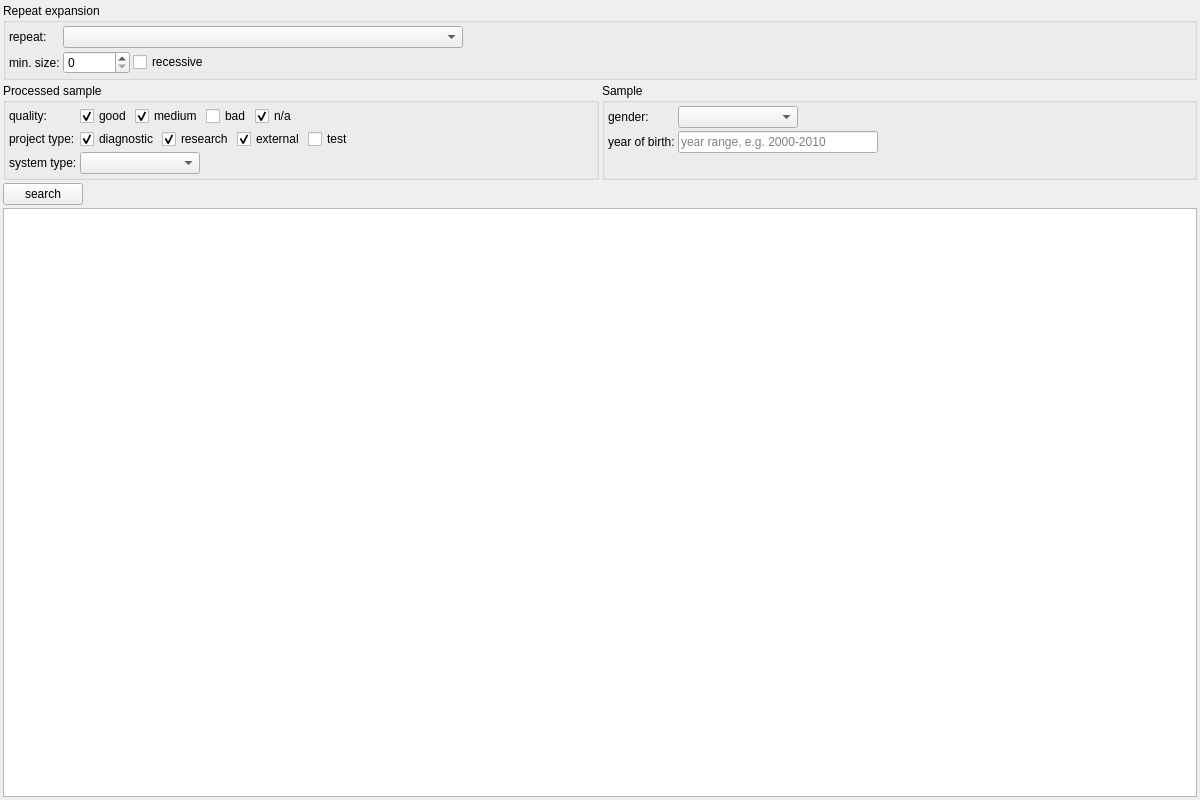
<?xml version="1.0" encoding="UTF-8"?>
<ui version="4.0">
 <class>ReSearchWidget</class>
 <widget class="QWidget" name="ReSearchWidget">
  <property name="geometry">
   <rect>
    <x>0</x>
    <y>0</y>
    <width>1200</width>
    <height>800</height>
   </rect>
  </property>
  <property name="minimumSize">
   <size>
    <width>1200</width>
    <height>800</height>
   </size>
  </property>
  <property name="windowTitle">
   <string>Form</string>
  </property>
  <layout class="QGridLayout" name="gridLayout_4">
   <property name="leftMargin">
    <number>3</number>
   </property>
   <property name="topMargin">
    <number>3</number>
   </property>
   <property name="rightMargin">
    <number>3</number>
   </property>
   <property name="bottomMargin">
    <number>3</number>
   </property>
   <property name="spacing">
    <number>3</number>
   </property>
   <item row="0" column="0" colspan="2">
    <widget class="QGroupBox" name="groupBox">
     <property name="title">
      <string>Repeat expansion</string>
     </property>
     <property name="flat">
      <bool>true</bool>
     </property>
     <layout class="QGridLayout" name="gridLayout_2" columnstretch="0,0,0">
      <property name="leftMargin">
       <number>3</number>
      </property>
      <property name="topMargin">
       <number>3</number>
      </property>
      <property name="rightMargin">
       <number>3</number>
      </property>
      <property name="bottomMargin">
       <number>3</number>
      </property>
      <property name="spacing">
       <number>3</number>
      </property>
      <item row="1" column="0">
       <widget class="QLabel" name="label_2">
        <property name="text">
         <string>min. size:</string>
        </property>
       </widget>
      </item>
      <item row="1" column="1">
       <layout class="QHBoxLayout" name="horizontalLayout_4">
        <item>
         <widget class="QSpinBox" name="re_min_count">
          <property name="maximum">
           <number>99999999</number>
          </property>
         </widget>
        </item>
        <item>
         <widget class="QCheckBox" name="re_recessive">
          <property name="toolTip">
           <string>Show only samples where both alleles are above cutoff.</string>
          </property>
          <property name="text">
           <string>recessive</string>
          </property>
         </widget>
        </item>
        <item>
         <spacer name="horizontalSpacer_3">
          <property name="orientation">
           <enum>Qt::Horizontal</enum>
          </property>
          <property name="sizeHint" stdset="0">
           <size>
            <width>40</width>
            <height>20</height>
           </size>
          </property>
         </spacer>
        </item>
       </layout>
      </item>
      <item row="0" column="0">
       <widget class="QLabel" name="label">
        <property name="text">
         <string>repeat:</string>
        </property>
       </widget>
      </item>
      <item row="0" column="1">
       <layout class="QHBoxLayout" name="horizontalLayout_2">
        <item>
         <widget class="DBComboBox" name="re">
          <property name="minimumSize">
           <size>
            <width>400</width>
            <height>0</height>
           </size>
          </property>
         </widget>
        </item>
        <item>
         <spacer name="horizontalSpacer">
          <property name="orientation">
           <enum>Qt::Horizontal</enum>
          </property>
          <property name="sizeHint" stdset="0">
           <size>
            <width>40</width>
            <height>20</height>
           </size>
          </property>
         </spacer>
        </item>
       </layout>
      </item>
     </layout>
    </widget>
   </item>
   <item row="1" column="0">
    <widget class="QGroupBox" name="groupBox_3">
     <property name="minimumSize">
      <size>
       <width>0</width>
       <height>0</height>
      </size>
     </property>
     <property name="title">
      <string>Processed sample</string>
     </property>
     <property name="flat">
      <bool>true</bool>
     </property>
     <layout class="QGridLayout" name="gridLayout">
      <property name="leftMargin">
       <number>3</number>
      </property>
      <property name="topMargin">
       <number>3</number>
      </property>
      <property name="rightMargin">
       <number>3</number>
      </property>
      <property name="bottomMargin">
       <number>3</number>
      </property>
      <property name="spacing">
       <number>3</number>
      </property>
      <item row="0" column="0">
       <widget class="QLabel" name="label_3">
        <property name="text">
         <string>quality:</string>
        </property>
       </widget>
      </item>
      <item row="0" column="1">
       <layout class="QHBoxLayout" name="horizontalLayout_3">
        <property name="spacing">
         <number>3</number>
        </property>
        <item>
         <widget class="QCheckBox" name="q_ps_good">
          <property name="text">
           <string>good</string>
          </property>
          <property name="checked">
           <bool>true</bool>
          </property>
         </widget>
        </item>
        <item>
         <widget class="QCheckBox" name="q_ps_medium">
          <property name="text">
           <string>medium</string>
          </property>
          <property name="checked">
           <bool>true</bool>
          </property>
         </widget>
        </item>
        <item>
         <widget class="QCheckBox" name="q_ps_bad">
          <property name="text">
           <string>bad</string>
          </property>
         </widget>
        </item>
        <item>
         <widget class="QCheckBox" name="q_ps_na">
          <property name="text">
           <string>n/a</string>
          </property>
          <property name="checked">
           <bool>true</bool>
          </property>
         </widget>
        </item>
        <item>
         <spacer name="horizontalSpacer_4">
          <property name="orientation">
           <enum>Qt::Horizontal</enum>
          </property>
          <property name="sizeHint" stdset="0">
           <size>
            <width>40</width>
            <height>20</height>
           </size>
          </property>
         </spacer>
        </item>
       </layout>
      </item>
      <item row="1" column="0">
       <widget class="QLabel" name="label_7">
        <property name="text">
         <string>project type:</string>
        </property>
       </widget>
      </item>
      <item row="1" column="1">
       <layout class="QHBoxLayout" name="horizontalLayout_8">
        <property name="spacing">
         <number>3</number>
        </property>
        <item>
         <widget class="QCheckBox" name="p_diagnostic">
          <property name="text">
           <string>diagnostic</string>
          </property>
          <property name="checked">
           <bool>true</bool>
          </property>
         </widget>
        </item>
        <item>
         <widget class="QCheckBox" name="p_research">
          <property name="text">
           <string>research</string>
          </property>
          <property name="checked">
           <bool>true</bool>
          </property>
         </widget>
        </item>
        <item>
         <widget class="QCheckBox" name="p_external">
          <property name="text">
           <string>external</string>
          </property>
          <property name="checked">
           <bool>true</bool>
          </property>
         </widget>
        </item>
        <item>
         <widget class="QCheckBox" name="p_test">
          <property name="text">
           <string>test</string>
          </property>
         </widget>
        </item>
        <item>
         <spacer name="horizontalSpacer_9">
          <property name="orientation">
           <enum>Qt::Horizontal</enum>
          </property>
          <property name="sizeHint" stdset="0">
           <size>
            <width>40</width>
            <height>20</height>
           </size>
          </property>
         </spacer>
        </item>
       </layout>
      </item>
      <item row="2" column="0">
       <widget class="QLabel" name="label_4">
        <property name="text">
         <string>system type:</string>
        </property>
       </widget>
      </item>
      <item row="2" column="1">
       <layout class="QHBoxLayout" name="horizontalLayout_6">
        <property name="spacing">
         <number>3</number>
        </property>
        <item>
         <widget class="QComboBox" name="sys_type">
          <property name="minimumSize">
           <size>
            <width>120</width>
            <height>0</height>
           </size>
          </property>
          <property name="maximumSize">
           <size>
            <width>16777215</width>
            <height>16777215</height>
           </size>
          </property>
         </widget>
        </item>
        <item>
         <spacer name="horizontalSpacer_5">
          <property name="orientation">
           <enum>Qt::Horizontal</enum>
          </property>
          <property name="sizeHint" stdset="0">
           <size>
            <width>40</width>
            <height>20</height>
           </size>
          </property>
         </spacer>
        </item>
       </layout>
      </item>
     </layout>
    </widget>
   </item>
   <item row="1" column="1">
    <widget class="QGroupBox" name="groupBox_2">
     <property name="title">
      <string>Sample</string>
     </property>
     <property name="flat">
      <bool>true</bool>
     </property>
     <layout class="QGridLayout" name="gridLayout_3">
      <property name="leftMargin">
       <number>3</number>
      </property>
      <property name="topMargin">
       <number>3</number>
      </property>
      <property name="rightMargin">
       <number>3</number>
      </property>
      <property name="bottomMargin">
       <number>3</number>
      </property>
      <property name="spacing">
       <number>3</number>
      </property>
      <item row="1" column="0">
       <widget class="QLabel" name="label_6">
        <property name="text">
         <string>year of birth:</string>
        </property>
       </widget>
      </item>
      <item row="0" column="0">
       <widget class="QLabel" name="label_5">
        <property name="text">
         <string>gender:</string>
        </property>
       </widget>
      </item>
      <item row="0" column="1">
       <layout class="QHBoxLayout" name="horizontalLayout_7">
        <item>
         <widget class="QComboBox" name="s_gender">
          <property name="minimumSize">
           <size>
            <width>120</width>
            <height>0</height>
           </size>
          </property>
          <property name="maximumSize">
           <size>
            <width>16777215</width>
            <height>16777215</height>
           </size>
          </property>
         </widget>
        </item>
        <item>
         <spacer name="horizontalSpacer_6">
          <property name="orientation">
           <enum>Qt::Horizontal</enum>
          </property>
          <property name="sizeHint" stdset="0">
           <size>
            <width>40</width>
            <height>20</height>
           </size>
          </property>
         </spacer>
        </item>
       </layout>
      </item>
      <item row="1" column="1">
       <layout class="QHBoxLayout" name="horizontalLayout_9">
        <property name="spacing">
         <number>3</number>
        </property>
        <item>
         <widget class="QLineEdit" name="s_yob">
          <property name="sizePolicy">
           <sizepolicy hsizetype="Preferred" vsizetype="Fixed">
            <horstretch>0</horstretch>
            <verstretch>0</verstretch>
           </sizepolicy>
          </property>
          <property name="minimumSize">
           <size>
            <width>200</width>
            <height>0</height>
           </size>
          </property>
          <property name="placeholderText">
           <string>year range, e.g. 2000-2010</string>
          </property>
         </widget>
        </item>
        <item>
         <spacer name="horizontalSpacer_7">
          <property name="orientation">
           <enum>Qt::Horizontal</enum>
          </property>
          <property name="sizeHint" stdset="0">
           <size>
            <width>40</width>
            <height>20</height>
           </size>
          </property>
         </spacer>
        </item>
       </layout>
      </item>
      <item row="2" column="0">
       <widget class="QLabel" name="label_8">
        <property name="text">
         <string/>
        </property>
       </widget>
      </item>
     </layout>
    </widget>
   </item>
   <item row="2" column="0" colspan="2">
    <layout class="QHBoxLayout" name="horizontalLayout">
     <property name="spacing">
      <number>3</number>
     </property>
     <item>
      <widget class="QPushButton" name="search_btn">
       <property name="text">
        <string>search</string>
       </property>
      </widget>
     </item>
     <item>
      <widget class="QLabel" name="message">
       <property name="text">
        <string/>
       </property>
      </widget>
     </item>
     <item>
      <spacer name="horizontalSpacer_2">
       <property name="orientation">
        <enum>Qt::Horizontal</enum>
       </property>
       <property name="sizeHint" stdset="0">
        <size>
         <width>40</width>
         <height>10</height>
        </size>
       </property>
      </spacer>
     </item>
    </layout>
   </item>
   <item row="3" column="0" colspan="2">
    <widget class="DBTableWidget" name="table">
     <property name="selectionBehavior">
      <enum>QAbstractItemView::SelectRows</enum>
     </property>
     <property name="sortingEnabled">
      <bool>true</bool>
     </property>
    </widget>
   </item>
  </layout>
 </widget>
 <customwidgets>
  <customwidget>
   <class>DBTableWidget</class>
   <extends>QTableWidget</extends>
   <header>DBTableWidget.h</header>
  </customwidget>
  <customwidget>
   <class>DBComboBox</class>
   <extends>QComboBox</extends>
   <header>DBComboBox.h</header>
  </customwidget>
 </customwidgets>
 <resources/>
 <connections/>
</ui>
